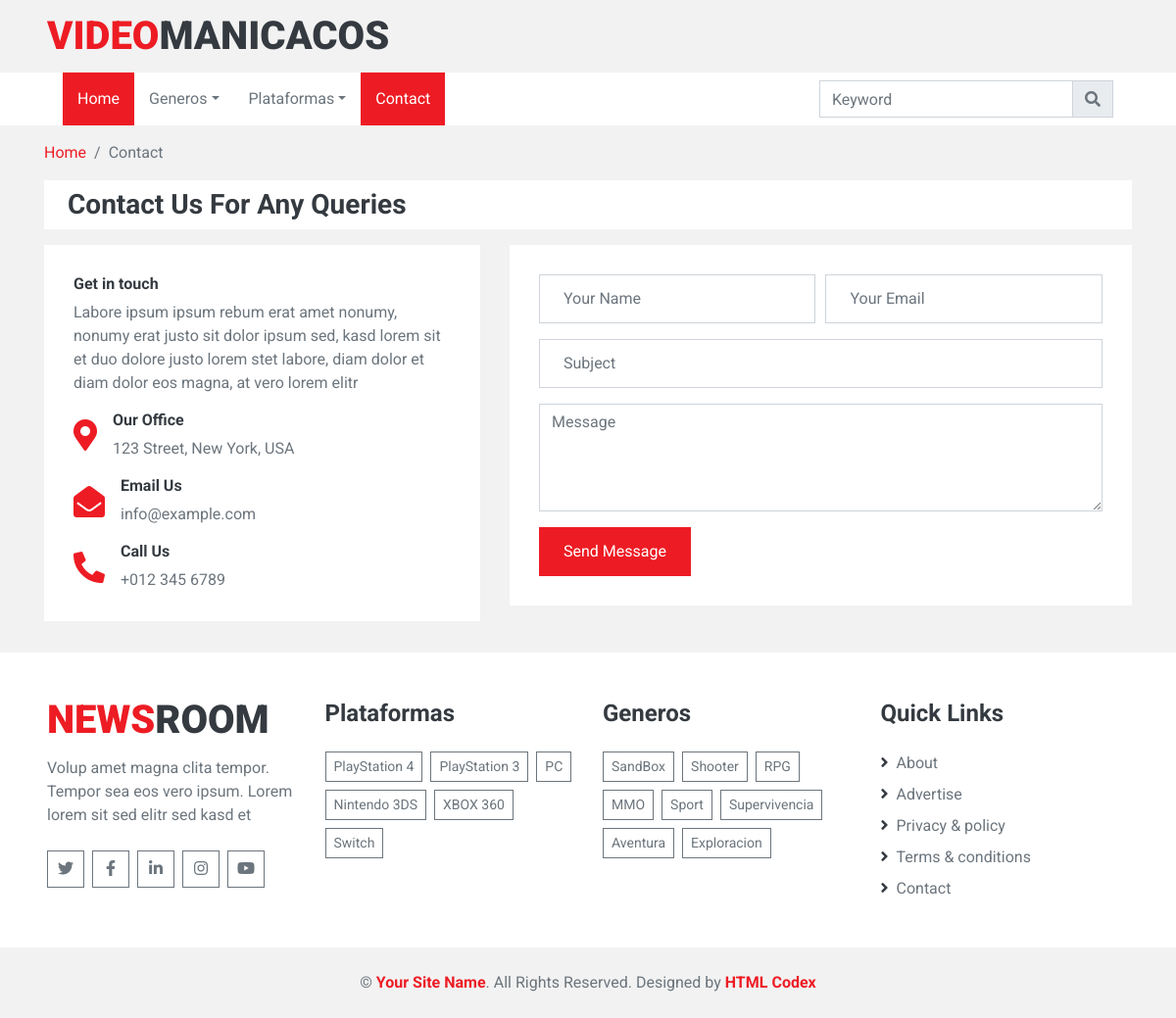
The app's page /contact/, older data.
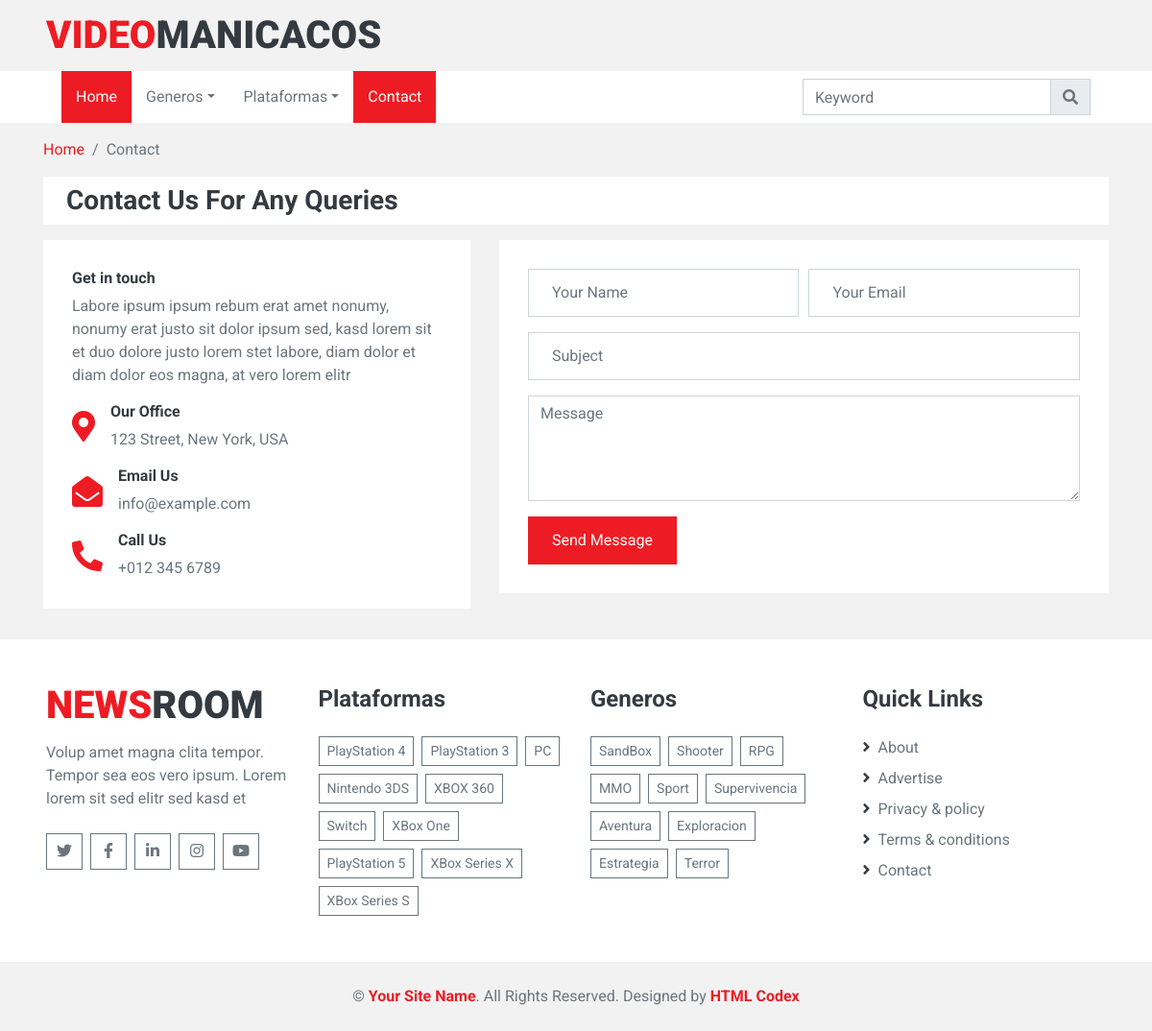
The same page, newer data.
### patata/models.py (models this page shows, shortened)
class Plataforma(models.Model):
    nombre = models.CharField(max_length=50)
    owner = models.CharField(max_length=50)
    url_p = models.TextField(default = "")

class Genero(models.Model):
    nombre = models.CharField(max_length= 50)

### patata/views.py (the view)
# urls.py: path('contact/', views.contact, name='Contact'),
def contact(request):
    vars = {
        'plataformas' : Plataforma.objects.all(),
        'generos': Genero.objects.all()
    }
    return render(request, 'contact.html', vars)

### patata/templates/contact.html (shortened to what the changed rows need)
<!DOCTYPE html>
<html lang="en">
<head>
    {% load static %}
    <link href="https://cdnjs.cloudflare.com/ajax/libs/font-awesome/5.15.0/css/all.min.css" rel="stylesheet">
    {% load static %}
    <link href="{% static 'lib/owlcarousel/assets/owl.carousel.min.css' %}" rel="stylesheet">
    {% load static %}
    <link href="{% static 'css/a/style.css' %}" rel="stylesheet">
</head>
<body>
        <div class="row align-items-center py-2 px-lg-5">
            <div class="col-lg-4">
                <a href="" class="navbar-brand d-none d-lg-block">
                    <h1 class="m-0 display-5 text-uppercase"><span class="text-primary">VIDEO</span>MANICACOS</h1>
                </a>
            </div>
        </div>
    <div class="container-fluid bg-light pt-5 px-sm-3 px-md-5">
        <div class="row">
            <div class="col-lg-3 col-md-6 mb-5">
                <a href="index.html" class="navbar-brand">
                    <h1 class="mb-2 mt-n2 display-5 text-uppercase"><span class="text-primary">News</span>Room</h1>
                </a>
            </div>
            <div class="col-lg-3 col-md-6 mb-5">
                <div class="d-flex flex-wrap m-n1">
                    {% for genero in plataformas %}
                    <a href="/platform/{{genero.nombre}}" class="btn btn-sm btn-outline-secondary m-1">{{genero.nombre}}</a>
                    {% endfor %}
                </div>
            </div>
            <div class="col-lg-3 col-md-6 mb-5">
                <div class="d-flex flex-wrap m-n1">
                   {% for genero in generos %}
                    <a href="/platform/{{genero.nombre}}" class="btn btn-sm btn-outline-secondary m-1">{{genero.nombre}}</a>
                    {% endfor %}
                </div>
            </div>
        </div>
    </div>
    {% load static %}
    {% load static %}
    {% load static %}
    {% load static %}
    {% load static %}
</body>
</html>

Row changes from the older to the newer data that the page shows:
added Plataforma: nombre "XBox One"
added Plataforma: nombre "PlayStation 5"
added Plataforma: nombre "XBox Series X"
added Plataforma: nombre "XBox Series S"
added Genero: nombre "Estrategia"
added Genero: nombre "Terror"
